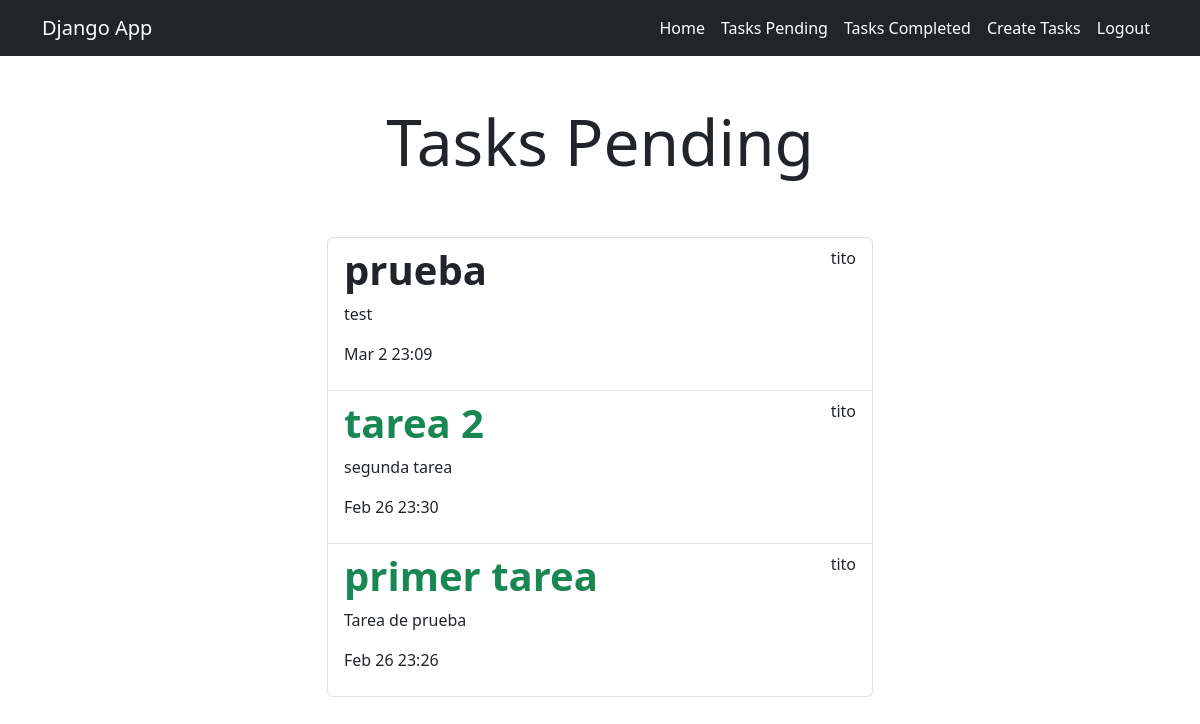
Page /tasks_completed/ (signed in) on the committed database.
### tasks/models.py (models this page shows, shortened)
class Task(models.Model):
    title = models.CharField(max_length=100)
    description = models.TextField(blank=True)
    created = models.DateTimeField(auto_now_add=True)
    datecompleted = models.DateTimeField(null=True, blank=True)
    important = models.BooleanField(default=False)
    user = models.ForeignKey(User, on_delete= models.CASCADE)

### tasks/views.py (the view)
# urls.py: path('tasks_completed/', views.tasks_completed, name='tasks_completed'),
@login_required
def tasks_completed(request):
    tasks = Task.objects.filter(user=request.user, datecompleted__isnull=False).order_by('-datecompleted')
    return render(request, 'tasks.html', {'tasks': tasks})

### tasks/templates/tasks.html
{% extends 'base.html' %}
{% block content %}
<main class="container">
    <div class="row">
        <div class="col-md-6 offset-md-3">
            <h1 class="text-center display-3 py-5 ">Tasks Pending</h1>
            <ul class="list-group">
                {% for task in tasks %}
                <a class="list-group-item" href="{% url 'task_detail' task.id %}">
                    <header class="d-flex justify-content-between">
                        {% if task.important %}
                        <h1 class="fw-bold text-success">{{task.title}}</h1>
                        {% else %}
                        <h1 class="fw-bold"> {{task.title}}</h1>
                        {% endif %}
                        <p>{{task.user.username}}</p>
                    </header>
                    <p>{{task.description}}</p>
                    <p>{{task.datecompleted |date:'M j y:i' }}</p>
                </a>
                {% endfor %}
            </ul>
        </div>
    </div>
</main>
{% endblock %}

### rows in the picture
Task: title "prueba", user.username "tito", description "test", datecompleted "Mar 2 23:09"
Task: title "tarea 2", user.username "tito", description "segunda tarea", datecompleted "Feb 26 23:30"
Task: title "primer tarea", user.username "tito", description "Tarea de prueba", datecompleted "Feb 26 23:26"
